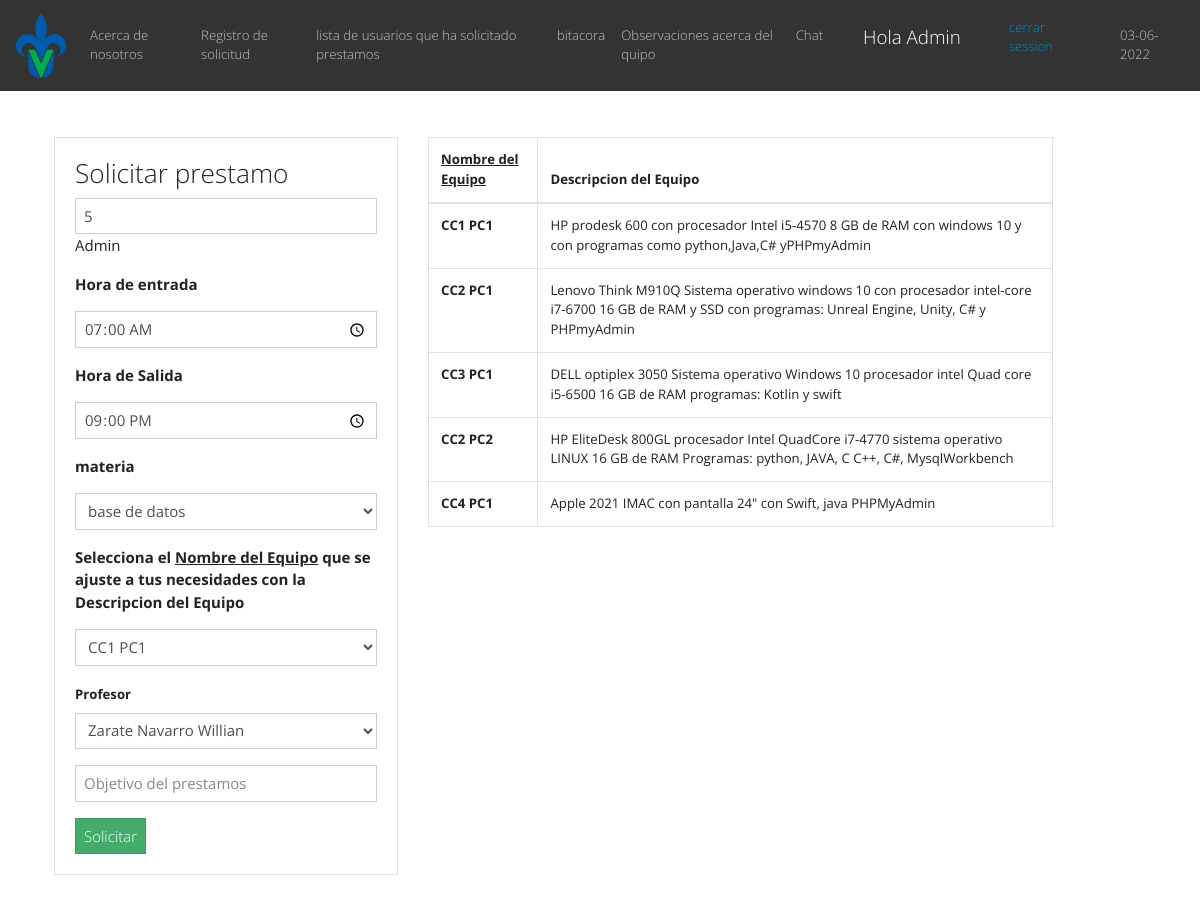
Screenshot of /prestamo.php?id=5 (signed in) with the database file from the repository.
### tables this page shows
CREATE TABLE `usarios` (
  `id` int(11) NOT NULL AUTO_INCREMENT,
  `nombre` varchar(100) DEFAULT NULL,
  `matricula` varchar(100) DEFAULT NULL,
  `carrera` varchar(100) DEFAULT NULL,
  `id_rol` int(11) DEFAULT NULL,
  `pass` varchar(255) NOT NULL,
  PRIMARY KEY (`id`),
  KEY `fk_id_rol` (`id_rol`),
  CONSTRAINT `fk_id_rol` FOREIGN KEY (`id_rol`) REFERENCES `rol` (`id`)
);

CREATE TABLE `pc` (
  `id_equipo` int(100) NOT NULL AUTO_INCREMENT,
  `nombre_equipo` varchar(200) NOT NULL,
  `descripcio` text NOT NULL,
  `num_inventario` varchar(100) NOT NULL,
  `id_comentario` int(100) NOT NULL,
  PRIMARY KEY (`id_equipo`),
  KEY `id_comentario` (`id_comentario`),
  CONSTRAINT `pc_ibfk_1` FOREIGN KEY (`id_comentario`) REFERENCES `comentarios` (`id_comentario`)
);

### prestamo.php (the view, shortened to what this page needs)
<?php
include("db.php");
$username = $_SESSION['username'];
if  (isset($_GET['id'])) {
    $id = $_GET['id'];
    $query = "SELECT * FROM usarios WHERE id=$id";
    $result = mysqli_query($conn, $query);
    if (mysqli_num_rows($result) == 1) {
        $row = mysqli_fetch_array($result);
        $nombre = $row['nombre'];
    }
  }
if(!isset($username)){
  header("location: login.php");
  }else{?>
<!DOCTYPE html>
<html lang="en">
  <head>
    <link rel="stylesheet" href="https://bootswatch.com/4/yeti/bootstrap.min.css">
    <link rel="stylesheet" href="https://use.fontawesome.com/releases/v5.6.3/css/all.css">
  </head>
  <body>
<nav class="navbar navbar-expand-sm bg-dark navbar-dark">
  <a class="navbar-brand" >
    <img src="img/uv.png" alt="logo" style="width:50px;">
  </a>
  <ul class="navbar-nav">
    <li class="nav-item">
      <a class="nav-link" href="nosotros.php ">Acerca de nosotros</a>
    </li>
    <li class="nav-item">
      <a class="nav-link" href="Registro.php">Registro de solicitud</a>
    </li>
    <li class="nav-item">
      <a class="nav-link" href="prestamos.php">lista de usuarios que ha solicitado prestamos</a>
    </li>
    <li class="nav-item">
      <a class="nav-link" href="bitacora.php">bitacora</a>
    </li>
    <li class="nav-item">
      <a class="nav-link" href="observaciones.php">Observaciones acerca del quipo</a>
    </li>
    <li class="nav-item">
      <a class="nav-link" href="chat.php">Chat</a>
    </li>
    <li class="nav-item">
      <a class="nav-link" >             </a>
    </li>
     <li class="nav-item">
      <a class="nav-link" >              </a>
    </li>
     <li class="nav-item">
      <a class="navbar-brand"  tanindex="" alt="volver a la pagina principal">  Hola  <?php echo $username;} ?></a>
    </li>
    <li class="nav-item">
      <a class="nav-link" >             </a>
    </li>
     <li class="nav-item">
      <a class="nav-link" >              </a>
    </li>
    <li class="nav-item">
          <?php
            echo "<a class='nav-item' href='includes/salir.php' tabindex='' alt='cerrar mi session'>cerrar session </a>";
          ?>
    </li>
    <li class="nav-item">
      <a class="nav-link" >             </a>
    </li>
     <li class="nav-item">
      <a class="nav-link" >              </a>
    </li>
    <li class="nav-item">
      <a class="nav-link" href="#">
        <?php
          echo date("d-");
          echo date("m-");
          echo date("Y");
        ?>
      </a>
    </li>
  </ul>
</nav>
    <br>
<div class="container p-4" >
    <div class="row">
      <div class="col-md-4 mx.auto">
        <div class="card card-body">
          <h3>Solicitar prestamo</h3>
          <form action="prestamo.php" method="POSTS">
            <div class="form-group">
                <input type="text" name="nombre" value="<?php echo $id; ?>"
                    tabindex="" alt="ingresa tu nombre de estudiante" class ="form-control"
                    placeholder="Nombre del estudiante"  required autofocus> <?php echo $nombre; ?>
            </div>
            <div class="form-group">
              <strong><p >Hora de entrada</p></strong>
                <input type="time" value="07:00" name="hora_e"  tabindex=""
                alt=" ingresa tu hora en entrada " class ="form-control" placeholder="hora entrda" required >
            </div>
            <div class="form-group">
              <strong><p >Hora de Salida</p></strong>
                <input type="time" value="21:00" name="hora_s"  tabindex=""
                alt=" ingresa tu hora de salida" class ="form-control" placeholder="hora entrada" required >
            </div>
            <div class="form-group">
                <strong><p for=""> materia</p></strong>
                <select lass="form-group" name="materia" id="" tabindex="" alt=" ingresa el nmobre de la materia "
                class ="form-control" placeholder="Materia" required  >
                <?php
                $queryMAT = "SELECT id_materia, nombre_materia FROM materias ";
                $resultMAT = mysqli_query($conn, $queryMAT );
                while($row = mysqli_fetch_array ($resultMAT)){?>
                <option value="<?php echo $row['id_materia'] ?>"><?php echo $row['nombre_materia'] ?></option>
                  <?php }?>
                 </select>
            </div>
            <div class="form-group">
              <strong> <p >Selecciona el <u>Nombre del Equipo</u>  que se ajuste a tus necesidades con la Descripcion del Equipo </p></strong>
              <select lass="form-group" name="equipo" id="" tabindex="" alt="eleje un pc"  class ="form-control" placeholder="" required>
                <?php
                  $queryPC = "SELECT id_equipo, nombre_equipo FROM pc ";
                  $resultPC = mysqli_query($conn, $queryPC );
                  while($row = mysqli_fetch_array ($resultPC)){?>
                  <option value="<?php echo $row['id_equipo'] ?>"><?php echo $row['nombre_equipo'] ?></option>
                <?php }?>
              </select>
            </div>
            <div class="form-group">
              <strong><label for="">Profesor</label></strong>
              <select lass="form-group" name="maestro" id="" tabindex="" alt=" ingresa elnombre del maestro  " class ="form-control" placeholder="maestro" required  >
                <?php
                  $queryPROF = "SELECT id_rol ,nombre  FROM usarios WHERE id_rol= 2 ";
                  $resultPROF = mysqli_query($conn, $queryPROF );
                  while($row = mysqli_fetch_array ($resultPROF)){?>
                  <option value="<?php echo $row['id_rol'] ?>"><?php echo $row['nombre'] ?></option>
                <?php }?>
              </select>
            </div>
            <div class="form-group">
              <input type="text" name="OPrestamo" value=""
                  tabindex="" alt="Objetivo del prestamos" class ="form-control"
                  placeholder="Objetivo del prestamos"  required autofocus>
            </div>
            <button class="btn btn-success" name="update"> Solicitar  </button>
          </form>
        </div>
      </div>
      <div class="col-md-7">
            <table class="table table-bordered">
                <thead>
                    <tr>
                        <th><u>Nombre del Equipo</u> </th>
                        <th>Descripcion del Equipo</th>
                    </tr>
                </thead>
                <tbody>
                    <?php
                        $sqle ="SELECT nombre_equipo, descripcio FROM  pc";
                        $consutae= mysqli_query( $conn, $sqle );
                        while($row = mysqli_fetch_array($consutae) ){ ?>
                        <tr>
                            <td><strong><?php echo $row['nombre_equipo'] ?></strong> </td>
                            <td><?php echo $row['descripcio'] ?></td>
                        </tr>
                    <?php } ?>
                </tbody>
            </table>
        </div>
    </div>
</div>
<?php include("includes/footer.php") ?>

### rows the page displays
usarios: nombre "Admin"
pc: nombre_equipo "CC1 PC1", descripcio "HP prodesk 600 con procesador Intel i5-4570 8 GB de RAM con windows 10 y con programas como python,Java,C# yPHPmyAdmin"
pc: nombre_equipo "CC2 PC1", descripcio "Lenovo Think M910Q Sistema operativo windows 10 con procesador intel-core i7-6700 16 GB de RAM y SSD con programas: Unreal Engine, Unity, C# y PHPmyAdmin"
pc: nombre_equipo "CC3 PC1", descripcio "DELL optiplex 3050 Sistema operativo Windows 10 procesador intel Quad core i5-6500 16 GB de RAM programas: Kotlin y swift"
pc: nombre_equipo "CC2 PC2", descripcio "HP EliteDesk 800GL procesador Intel QuadCore i7-4770 sistema operativo LINUX 16 GB de RAM Programas: python, JAVA, C C++, C#, MysqlWorkbench"
pc: nombre_equipo "CC4 PC1", descripcio "Apple 2021 IMAC con pantalla 24\" con Swift, java PHPMyAdmin"

### other values shown
$username "Admin"
form field materia "base de datos"
form field equipo "CC1 PC1"
form field maestro "Zarate Navarro Willian"
